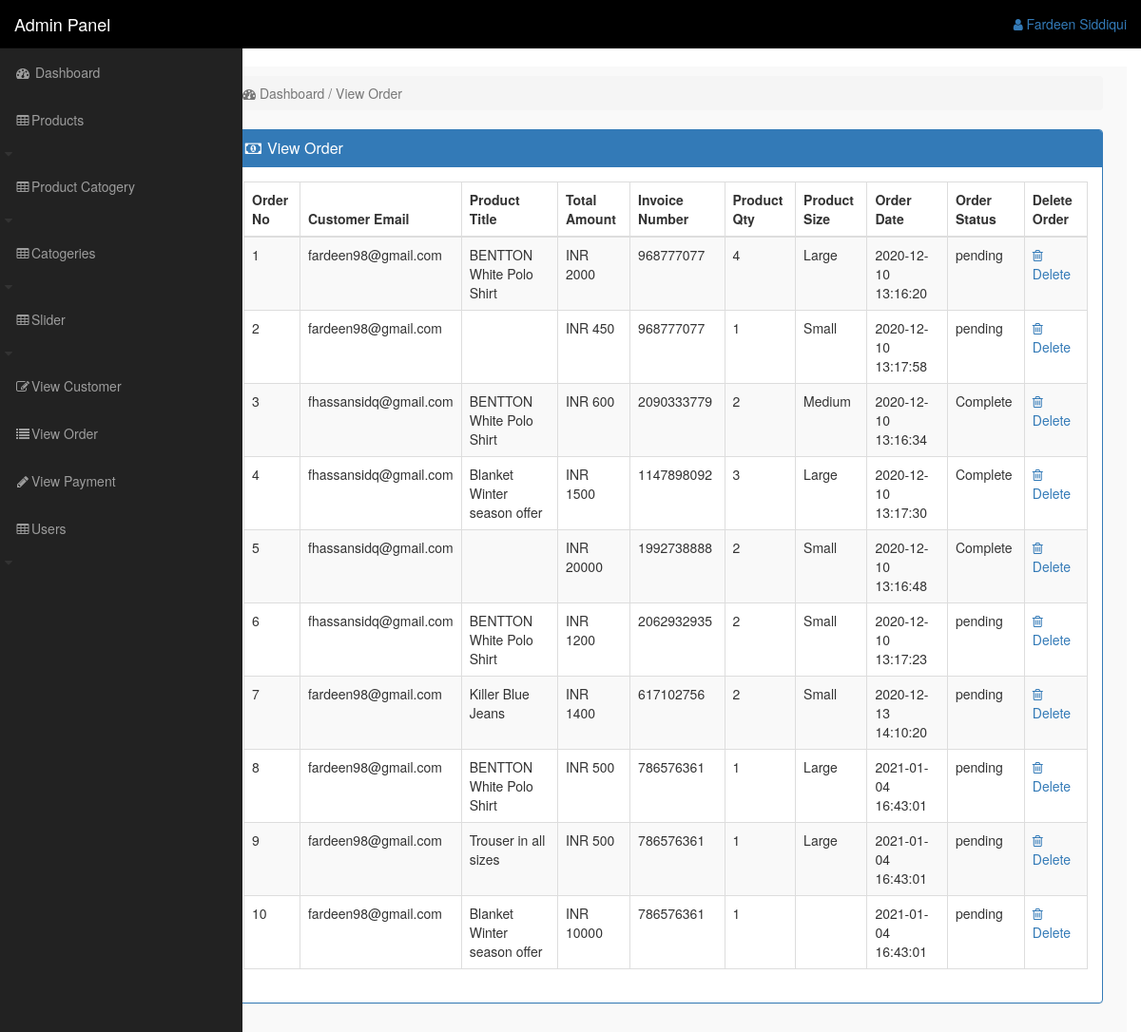
The page /admin_area/index.php?view_order (signed in) on the database its author committed.
### tables this page shows
CREATE TABLE `customer_order` (
  `order_id` int(10) NOT NULL,
  `customer_id` int(10) NOT NULL,
  `product_id` int(100) NOT NULL,
  `due_amount` int(100) NOT NULL,
  `invoice_no` int(100) NOT NULL,
  `qty` int(10) NOT NULL,
  `size` text NOT NULL,
  `order_date` timestamp NOT NULL DEFAULT current_timestamp() ON UPDATE current_timestamp(),
  `order_status` text NOT NULL
);

CREATE TABLE `customers` (
  `customer_id` int(100) NOT NULL,
  `customer_name` varchar(255) NOT NULL,
  `customer_email` varchar(255) NOT NULL,
  `customer_pass` varchar(255) NOT NULL,
  `customer_country` text NOT NULL,
  `customer_city` text NOT NULL,
  `customer_contact` varchar(255) NOT NULL,
  `customer_address` text NOT NULL,
  `customer_image` text NOT NULL,
  `customer_ip` varchar(255) NOT NULL
);

CREATE TABLE `products` (
  `product_id` int(10) NOT NULL,
  `p_cat_id` int(10) NOT NULL,
  `cat_id` int(10) NOT NULL,
  `date` timestamp NOT NULL DEFAULT current_timestamp() ON UPDATE current_timestamp(),
  `product_title` text NOT NULL,
  `product_img1` text NOT NULL,
  `product_img2` text NOT NULL,
  `product_img3` text NOT NULL,
  `product_price` int(10) NOT NULL,
  `product_desc` text NOT NULL,
  `product_keyword` text NOT NULL
);

### admin_area/view_order.php (the view)
<?php
    if(!isset($_SESSION['admin_email'])){
        echo "<script>window.open('login.php','_self')</script>";
    }else{
?>
<div class="row">
    <div class="col-lg-12">
        <div class="breadcrumb">
            <li class="active">
                <i class="fa fa-dashboard"></i>
                Dashboard / View Order
            </li>
        </div>
    </div>
</div>
<div class="row">
    <div class="col-lg-12">
        <div class="panel panel-primary">
            <div class="panel-heading">
                <h3 class="panel-title">
                    <i class="fa fa-money fa-fw"></i> View Order
                </h3>
            </div>
            <div class="panel-body">
                <div class="table-responsive">
                    <table class="table table-hover table-bordered table-striped">
                        <thead>
                            <tr>
                                <th>Order No</th>
                                <th>Customer Email</th>
                                <th>Product Title</th>
                                <th>Total Amount</th>
                                <th>Invoice Number</th>
                                <th>Product Qty</th>
                                <th>Product Size</th>
                                <th>Order Date</th>
                                <th>Order Status</th>
                                <th>Delete Order</th>
                            </tr>
                        </thead>
                        <tbody>
                            <?php
                                $i = 0;
                                $get_order = "select * from customer_order";
                                $run_order = mysqli_query($con,$get_order);
                                while($row = mysqli_fetch_array($run_order)){
                                    $order_id = $row['order_id'];
                                    $customer_id = $row['customer_id'];
                                    $product_id = $row['product_id'];
                                    $due_amount = $row['due_amount'];
                                    $invoice_no = $row['invoice_no'];
                                    $qty = $row['qty'];
                                    $size = $row['size'];
                                    $order_date = $row['order_date'];
                                    $order_status = $row['order_status'];
                                    $i++;
                            ?>
                            <tr>
                                <td><?php echo $i ?></td>
                                <td>
                                    <?php
                                        $get_em = "select * from customers where customer_id='$customer_id'";
                                        $run_em = mysqli_query($con,$get_em);
                                        $f_email = mysqli_fetch_array($run_em);
                                        $email = $f_email['customer_email'];
                                        echo $email;
                                    ?>
                                </td>
                                <td>
                                    <?php
                                        $get_t = "select * from products where product_id='$product_id'";
                                        $run_t = mysqli_query($con,$get_t);
                                        $f_title = mysqli_fetch_array($run_t);
                                        $title = $f_title['product_title'];
                                        echo $title;
                                    ?>
                                 </td>
                                <td> INR <?php echo $due_amount; ?></td>
                                <td> <?php echo $invoice_no; ?></td>
                                <td> <?php echo $qty; ?></td>
                                <td> <?php echo $size; ?></td>
                                <td> <?php echo $order_date; ?></td>
                                <td> <?php echo $order_status; ?></td>
                                <td>
                                    <a href="index.php?delete_order=<?php echo $order_id; ?>">
                                        <i class="fa fa-trash-o"></i> Delete
                                    </a>
                                </td>
                            </tr>
                            <?php } ?>
                        </tbody>
                    </table>
                </div>
            </div>
        </div>
    </div>
</div>
<?php } ?>

### admin_area/includes/sidebar.php (shortened to what this page needs)
<?php
     if(!isset($_SESSION['admin_email'])){
        echo "<script>window.open('login.php','_self')</script>";
    }else{
?>
<nav class="navbar navbar-inverse navbar-fixed-top" style="background:black">
    <div class="navbar-header">
        <a href="index.php?dashboard" class="navbar-brand">Admin Panel</a>
    </div>
    <ul class="nav navbar-right top-nav">
        <li class="dropdown">
            <a href="#" class="dropdown-toggle" data-toggle="dropdown">
                <i class="fa fa-user"></i> <?php echo $admin_name ?>
            </a>
        </li>
    </ul>
    <div class="collapse navbar-collapse navbar-exl-collapse">
        <ul class="nav navbar-nav side-nav">
            <li>
                <a href="index.php?dashboard">
                    <i class="fa fa-fw fa-dashboard"></i> Dashboard
                </a>
            </li>
            <li>
                <a href="#" data-toggle="collapse" data-target="#products">
                    <i class="fa fa-fw fa-table"></i>Products </a>
                    <i class="fa fa-fw fa-caret-down"></i>
            </li>
            <li>
                <a href="#" data-toggle="collapse" data-target="#product_cat">
                    <i class="fa fa-fw fa-table"></i>Product Catogery</a>
                    <i class="fa fa-fw fa-caret-down"></i>
            </li>
            <li>
                <a href="#" data-toggle="collapse" data-target="#categories">
                    <i class="fa fa-fw fa-table"></i>Catogeries </a>
                    <i class="fa fa-fw fa-caret-down"></i>
            </li>
            <li>
                <a href="#" data-toggle="collapse" data-target="#slider">
                    <i class="fa fa-fw fa-table"></i>Slider </a>
                    <i class="fa fa-fw fa-caret-down"></i>
            </li>
            <li>
                <a href="index.php?view_customer">
                    <i class="fa fa-fw fa-edit"></i>View Customer
                </a>
            </li>
            <li>
                <a href="index.php?view_order">
                    <i class="fa fa-fw fa-list"></i>View Order
                </a>
            </li>
            <li>
                <a href="index.php?view_payment">
                    <i class="fa fa-fw fa-pencil"></i>View Payment
                </a>
            </li>
            <li>
                <a href="#" data-toggle="collapse" data-target="#users">
                    <i class="fa fa-fw fa-table"></i>Users </a>
                    <i class="fa fa-fw fa-caret-down"></i>
            </li>
        </ul>
    </div>
</nav>
    <?php } ?>

### admin_area/css/style.css (style rules this page uses)
body { margin-top: 70px; }
.top-nav { padding: 0 15px; }
.top-nav>li>a { padding-top: 15px; padding-bottom: 15px; line-height: 20px; }
@media (min-width : 768px) { .side-nav { position: fixed; top: 51px; width: 255px; border-radius: 0; overflow-y: auto; background-color: #222; bottom: 0; overflow-x: hidden; padding-bottom: 40px; } }
@media (min-width : 768px) { .side-nav>li>a { width: 255px; } }

### rows shown on the page
customer_order: customer.customer_email "fardeen98@gmail.com", product.product_title "BENTTON White Polo Shirt", due_amount "2000", invoice_no "968777077", qty "4", size "Large", order_date "2020-12-10 13:16:20", order_status "pending"
customer_order: customer.customer_email "fardeen98@gmail.com", due_amount "450", invoice_no "968777077", qty "1", size "Small", order_date "2020-12-10 13:17:58", order_status "pending"
customer_order: customer.customer_email "fhassansidq@gmail.com", product.product_title "BENTTON White Polo Shirt", due_amount "600", invoice_no "2090333779", qty "2", size "Medium", order_date "2020-12-10 13:16:34", order_status "Complete"
customer_order: customer.customer_email "fhassansidq@gmail.com", product.product_title "Blanket Winter season offer", due_amount "1500", invoice_no "1147898092", qty "3", size "Large", order_date "2020-12-10 13:17:30", order_status "Complete"
customer_order: customer.customer_email "fhassansidq@gmail.com", due_amount "20000", invoice_no "1992738888", qty "2", size "Small", order_date "2020-12-10 13:16:48", order_status "Complete"
customer_order: customer.customer_email "fhassansidq@gmail.com", product.product_title "BENTTON White Polo Shirt", due_amount "1200", invoice_no "2062932935", qty "2", size "Small", order_date "2020-12-10 13:17:23", order_status "pending"
customer_order: customer.customer_email "fardeen98@gmail.com", product.product_title "Killer Blue Jeans", due_amount "1400", invoice_no "617102756", qty "2", size "Small", order_date "2020-12-13 14:10:20", order_status "pending"
customer_order: customer.customer_email "fardeen98@gmail.com", product.product_title "BENTTON White Polo Shirt", due_amount "500", invoice_no "786576361", qty "1", size "Large", order_date "2021-01-04 16:43:01", order_status "pending"
customer_order: customer.customer_email "fardeen98@gmail.com", product.product_title "Trouser in all sizes", due_amount "500", invoice_no "786576361", qty "1", size "Large", order_date "2021-01-04 16:43:01", order_status "pending"
customer_order: customer.customer_email "fardeen98@gmail.com", product.product_title "Blanket Winter season offer", due_amount "10000", invoice_no "786576361", qty "1", order_date "2021-01-04 16:43:01", order_status "pending"

### other values the page prints
$admin_name "Fardeen Siddiqui"
